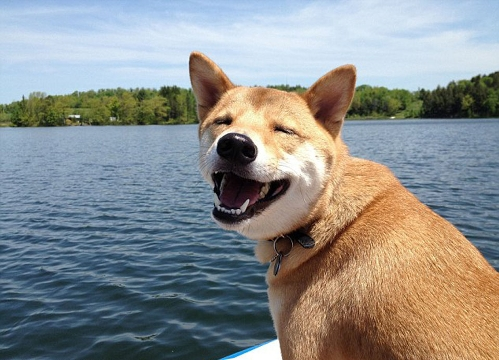
#> input picture opencv/images/dog.jpeg, 499 x 360 px
$ python flip.py
#> lines starting #> are read from the running program, lines starting #| are printed output that depends on the picture
#!/usr/bin/python3
# -*- coding: utf-8 -*-
# Copyright (C) 2022 #
# @Time    : 2022/12/31 14:01
# @Author  : TaoistQu
# @Email   : qulei_20180331@163.com
# @File    : flip.py
# @Software: PyCharm
# description:# flipCode=0, 表示上下翻转
# # flipCode>0, 表示左右翻转
# # flipCode <0, 表示上下左右翻转


import cv2
import numpy as np
import os

path = os.path.abspath('../images')
dog = cv2.imread(os.path.join(path, './dog.jpeg'))
#> dog is the input picture: shape (360, 499, 3); mean B, G, R 141, 141.9, 139.7

new_dog = cv2.flip(dog, 1)
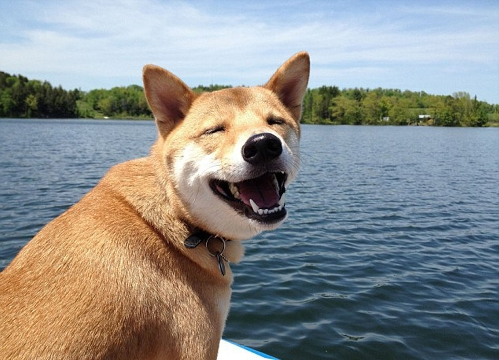
#> new_dog: shape (360, 499, 3); mean B, G, R 141, 141.9, 139.7

cv2.imshow('img', np.hstack((dog, new_dog)))
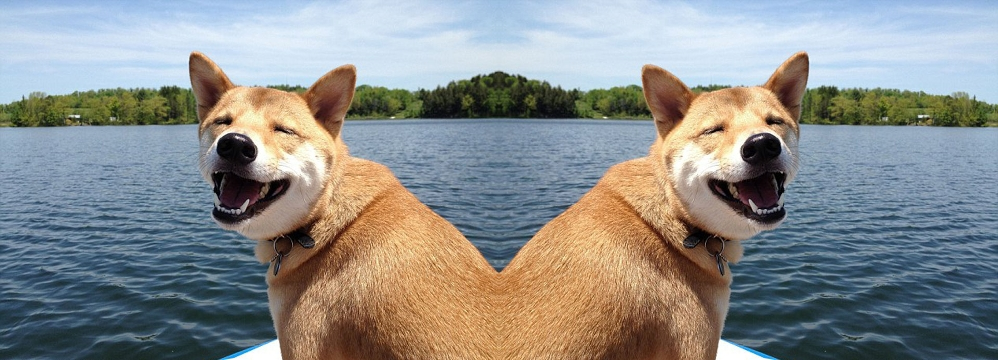
#> window 'img': shape (360, 998, 3); mean B, G, R 141, 141.9, 139.7
cv2.waitKey(0)
cv2.destroyAllWindows()

$ run again, with opencv/images/cat.jpeg copied over opencv/images/dog.jpeg
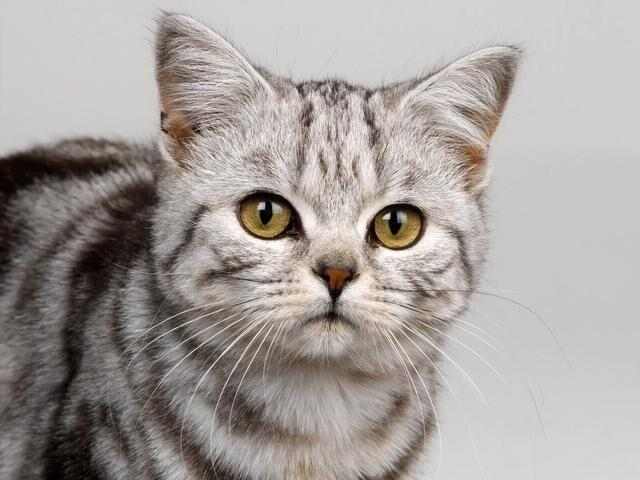
#> input picture opencv/images/cat.jpeg, 640 x 480 px
#> dog is the input picture: shape (480, 640, 3); mean B, G, R 156.1, 159.8, 165.8
#> `new_dog = cv2.flip(dog, 1)`:
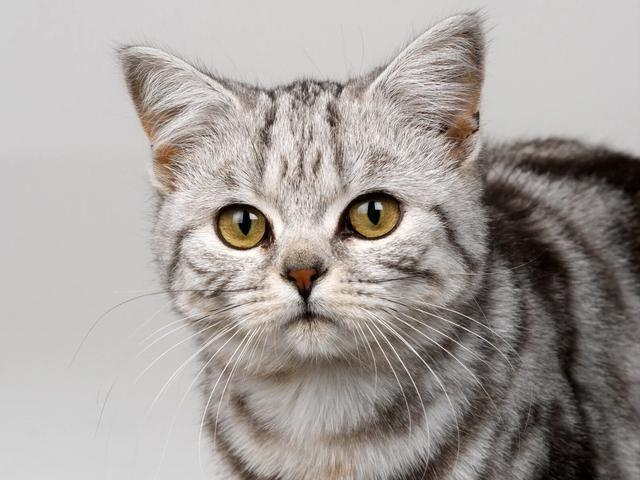
#> new_dog: shape (480, 640, 3); mean B, G, R 156.1, 159.8, 165.8
#> `cv2.imshow('img', np.hstack((dog, new_dog)))`:
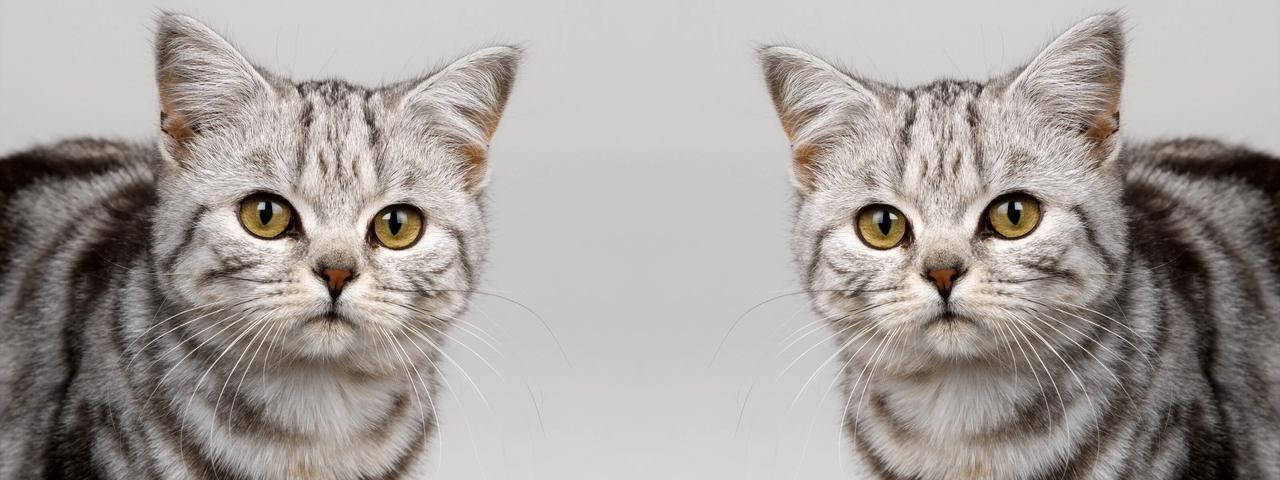
#> window 'img': shape (480, 1280, 3); mean B, G, R 156.1, 159.8, 165.8

$ run again, with opencv/images/8841.jpg copied over opencv/images/dog.jpeg
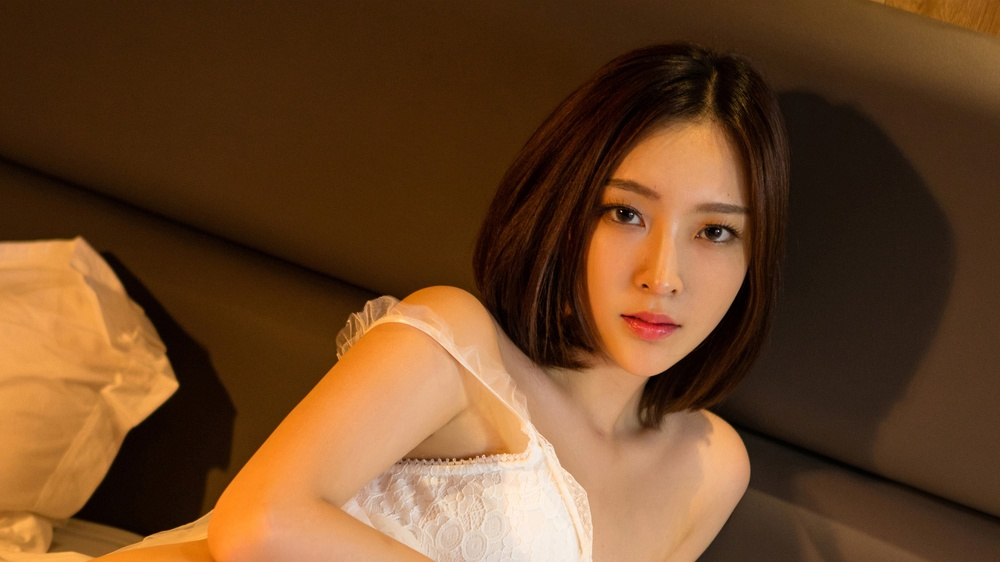
#> input picture opencv/images/8841.jpg, 1000 x 562 px, shrunk from 1920 x 1080 before the run
#> dog is the input picture: shape (562, 1000, 3); mean B, G, R 38, 69.2, 106.4
#> `new_dog = cv2.flip(dog, 1)`:
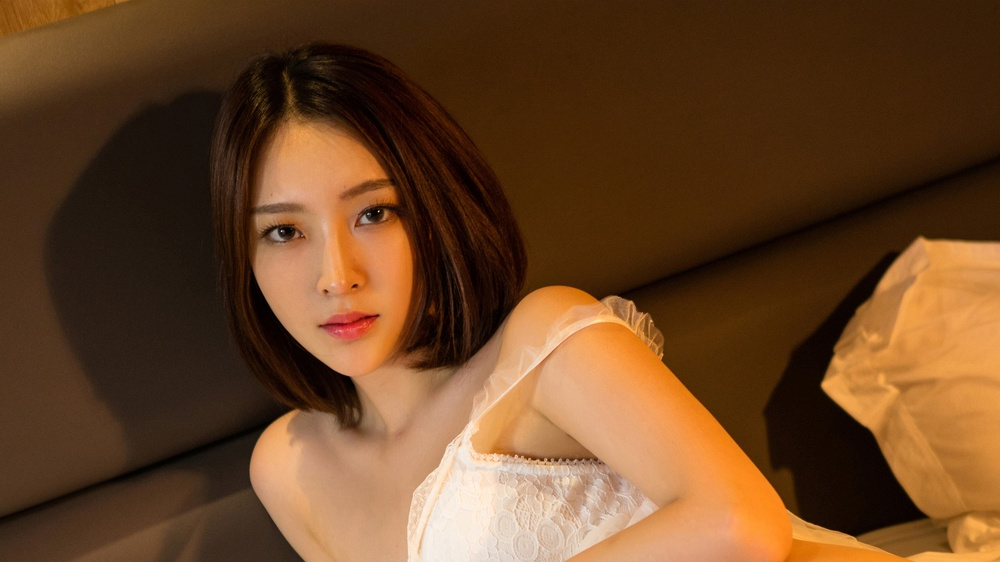
#> new_dog: shape (562, 1000, 3); mean B, G, R 38, 69.2, 106.4
#> `cv2.imshow('img', np.hstack((dog, new_dog)))`:
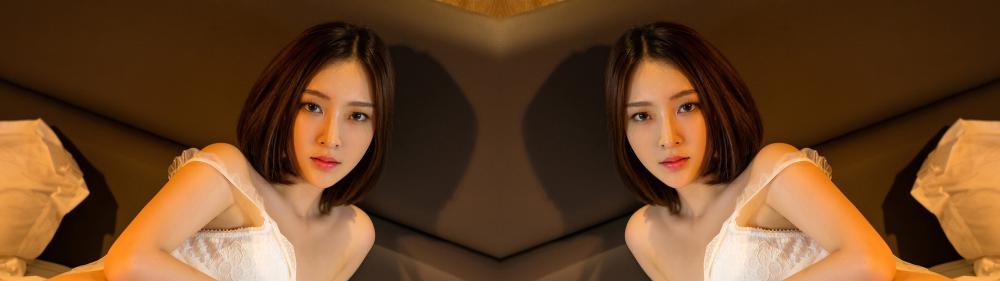
#> window 'img': shape (562, 2000, 3) (shown at 1/2 size); mean B, G, R 38, 69.2, 106.4
